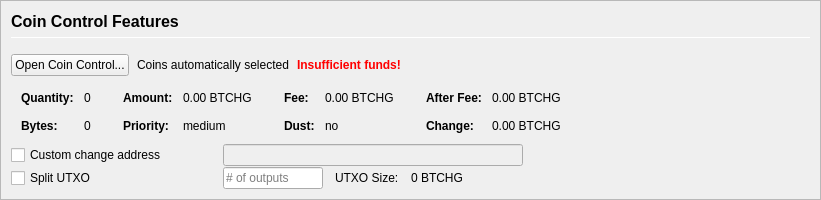
         <widget class="QFrame" name="frameCoinControl">
          <property name="sizePolicy">
           <sizepolicy hsizetype="Expanding" vsizetype="Expanding">
            <horstretch>0</horstretch>
            <verstretch>0</verstretch>
           </sizepolicy>
          </property>
          <property name="maximumSize">
           <size>
            <width>16777215</width>
            <height>16777215</height>
           </size>
          </property>
          <property name="frameShape">
           <enum>QFrame::StyledPanel</enum>
          </property>
          <property name="frameShadow">
           <enum>QFrame::Sunken</enum>
          </property>
          <layout class="QVBoxLayout" name="verticalLayoutCoinControl2">
           <property name="spacing">
            <number>0</number>
           </property>
           <property name="margin">
            <number>0</number>
           </property>
           <item>
            <widget class="QFrame" name="frameCoinControl_BG">
             <layout class="QVBoxLayout" name="verticalLayoutCoinControl" stretch="0,0,0,0,0,0">
              <property name="spacing">
               <number>1</number>
              </property>
              <property name="leftMargin">
               <number>10</number>
              </property>
              <property name="topMargin">
               <number>10</number>
              </property>
              <item>
               <layout class="QHBoxLayout" name="horizontalLayoutCoinControl1">
                <property name="bottomMargin">
                 <number>15</number>
                </property>
                <item>
                 <layout class="QVBoxLayout" name="verticalLayout_3">
                  <property name="spacing">
                   <number>6</number>
                  </property>
                  <item>
                   <widget class="QLabel" name="labelCoinControlFeatures">
                    <property name="sizePolicy">
                     <sizepolicy hsizetype="Preferred" vsizetype="Maximum">
                      <horstretch>0</horstretch>
                      <verstretch>0</verstretch>
                     </sizepolicy>
                    </property>
                    <property name="minimumSize">
                     <size>
                      <width>0</width>
                      <height>20</height>
                     </size>
                    </property>
                    <property name="font">
                     <font>
                      <pointsize>12</pointsize>
                      <weight>75</weight>
                      <bold>true</bold>
                     </font>
                    </property>
                    <property name="styleSheet">
                     <string notr="true">font-weight:bold;</string>
                    </property>
                    <property name="text">
                     <string>Coin Control Features</string>
                    </property>
                   </widget>
                  </item>
                  <item>
                   <widget class="Line" name="line">
                    <property name="minimumSize">
                     <size>
                      <width>0</width>
                      <height>1</height>
                     </size>
                    </property>
                    <property name="maximumSize">
                     <size>
                      <width>16777215</width>
                      <height>1</height>
                     </size>
                    </property>
                    <property name="orientation">
                     <enum>Qt::Horizontal</enum>
                    </property>
                   </widget>
                  </item>
                 </layout>
                </item>
               </layout>
              </item>
              <item>
               <layout class="QHBoxLayout" name="horizontalLayoutCoinControl2" stretch="0,0,0,0">
                <property name="spacing">
                 <number>8</number>
                </property>
                <property name="bottomMargin">
                 <number>10</number>
                </property>
                <item>
                 <widget class="QPushButton" name="pushButtonCoinControl">
                  <property name="styleSheet">
                   <string notr="true"/>
                  </property>
                  <property name="text">
                   <string>Open Coin Control...</string>
                  </property>
                  <property name="autoDefault">
                   <bool>false</bool>
                  </property>
                 </widget>
                </item>
                <item>
                 <widget class="QLabel" name="labelCoinControlAutomaticallySelected">
                  <property name="text">
                   <string>Coins automatically selected</string>
                  </property>
                  <property name="margin">
                   <number>5</number>
                  </property>
                 </widget>
                </item>
                <item>
                 <widget class="QLabel" name="labelCoinControlInsuffFunds">
                  <property name="font">
                   <font>
                    <weight>75</weight>
                    <bold>true</bold>
                   </font>
                  </property>
                  <property name="styleSheet">
                   <string notr="true">color:red;font-weight:bold;</string>
                  </property>
                  <property name="text">
                   <string>Insufficient funds!</string>
                  </property>
                  <property name="margin">
                   <number>5</number>
                  </property>
                 </widget>
                </item>
                <item>
                 <spacer name="horizontalSpacerCoinControl">
                  <property name="orientation">
                   <enum>Qt::Horizontal</enum>
                  </property>
                  <property name="sizeHint" stdset="0">
                   <size>
                    <width>40</width>
                    <height>1</height>
                   </size>
                  </property>
                 </spacer>
                </item>
               </layout>
              </item>
              <item>
               <widget class="QWidget" name="widgetCoinControl" native="true">
                <property name="sizePolicy">
                 <sizepolicy hsizetype="Preferred" vsizetype="Preferred">
                  <horstretch>0</horstretch>
                  <verstretch>0</verstretch>
                 </sizepolicy>
                </property>
                <property name="minimumSize">
                 <size>
                  <width>0</width>
                  <height>0</height>
                 </size>
                </property>
                <property name="styleSheet">
                 <string notr="true"/>
                </property>
                <layout class="QHBoxLayout" name="horizontalLayoutCoinControl5">
                 <property name="margin">
                  <number>0</number>
                 </property>
                 <item>
                  <layout class="QHBoxLayout" name="horizontalLayoutCoinControl3" stretch="0,0,0,1">
                   <property name="spacing">
                    <number>20</number>
                   </property>
                   <property name="topMargin">
                    <number>0</number>
                   </property>
                   <property name="bottomMargin">
                    <number>10</number>
                   </property>
                   <item>
                    <layout class="QFormLayout" name="formLayoutCoinControl1">
                     <property name="horizontalSpacing">
                      <number>10</number>
                     </property>
                     <property name="verticalSpacing">
                      <number>14</number>
                     </property>
                     <property name="leftMargin">
                      <number>10</number>
                     </property>
                     <property name="topMargin">
                      <number>4</number>
                     </property>
                     <property name="rightMargin">
                      <number>6</number>
                     </property>
                     <item row="0" column="0">
                      <widget class="QLabel" name="labelCoinControlQuantityText">
                       <property name="font">
                        <font>
                         <weight>75</weight>
                         <bold>true</bold>
                        </font>
                       </property>
                       <property name="text">
                        <string>Quantity:</string>
                       </property>
                       <property name="margin">
                        <number>0</number>
                       </property>
                      </widget>
                     </item>
                     <item row="0" column="1">
                      <widget class="QLabel" name="labelCoinControlQuantity">
                       <property name="cursor">
                        <cursorShape>IBeamCursor</cursorShape>
                       </property>
                       <property name="contextMenuPolicy">
                        <enum>Qt::ActionsContextMenu</enum>
                       </property>
                       <property name="text">
                        <string notr="true">0</string>
                       </property>
                       <property name="margin">
                        <number>0</number>
                       </property>
                       <property name="textInteractionFlags">
                        <set>Qt::LinksAccessibleByMouse|Qt::TextSelectableByKeyboard|Qt::TextSelectableByMouse</set>
                       </property>
                      </widget>
                     </item>
                     <item row="1" column="0">
                      <widget class="QLabel" name="labelCoinControlBytesText">
                       <property name="font">
                        <font>
                         <weight>75</weight>
                         <bold>true</bold>
                        </font>
                       </property>
                       <property name="text">
                        <string>Bytes:</string>
                       </property>
                      </widget>
                     </item>
                     <item row="1" column="1">
                      <widget class="QLabel" name="labelCoinControlBytes">
                       <property name="cursor">
                        <cursorShape>IBeamCursor</cursorShape>
                       </property>
                       <property name="contextMenuPolicy">
                        <enum>Qt::ActionsContextMenu</enum>
                       </property>
                       <property name="text">
                        <string notr="true">0</string>
                       </property>
                       <property name="textInteractionFlags">
                        <set>Qt::LinksAccessibleByMouse|Qt::TextSelectableByKeyboard|Qt::TextSelectableByMouse</set>
                       </property>
                      </widget>
                     </item>
                    </layout>
                   </item>
                   <item>
                    <layout class="QFormLayout" name="formLayoutCoinControl2">
                     <property name="horizontalSpacing">
                      <number>10</number>
                     </property>
                     <property name="verticalSpacing">
                      <number>14</number>
                     </property>
                     <property name="leftMargin">
                      <number>6</number>
                     </property>
                     <property name="topMargin">
                      <number>4</number>
                     </property>
                     <property name="rightMargin">
                      <number>6</number>
                     </property>
                     <item row="0" column="0">
                      <widget class="QLabel" name="labelCoinControlAmountText">
                       <property name="font">
                        <font>
                         <weight>75</weight>
                         <bold>true</bold>
                        </font>
                       </property>
                       <property name="text">
                        <string>Amount:</string>
                       </property>
                       <property name="margin">
                        <number>0</number>
                       </property>
                      </widget>
                     </item>
                     <item row="0" column="1">
                      <widget class="QLabel" name="labelCoinControlAmount">
                       <property name="cursor">
                        <cursorShape>IBeamCursor</cursorShape>
                       </property>
                       <property name="contextMenuPolicy">
                        <enum>Qt::ActionsContextMenu</enum>
                       </property>
                       <property name="text">
                        <string notr="true">0.00 BTCHG</string>
                       </property>
                       <property name="textInteractionFlags">
                        <set>Qt::LinksAccessibleByMouse|Qt::TextSelectableByKeyboard|Qt::TextSelectableByMouse</set>
                       </property>
                      </widget>
                     </item>
                     <item row="1" column="0">
                      <widget class="QLabel" name="labelCoinControlPriorityText">
                       <property name="font">
                        <font>
                         <weight>75</weight>
                         <bold>true</bold>
                        </font>
                       </property>
                       <property name="text">
                        <string>Priority:</string>
                       </property>
                      </widget>
                     </item>
                     <item row="1" column="1">
                      <widget class="QLabel" name="labelCoinControlPriority">
                       <property name="cursor">
                        <cursorShape>IBeamCursor</cursorShape>
                       </property>
                       <property name="contextMenuPolicy">
                        <enum>Qt::ActionsContextMenu</enum>
                       </property>
                       <property name="text">
                        <string>medium</string>
                       </property>
                       <property name="textInteractionFlags">
                        <set>Qt::LinksAccessibleByMouse|Qt::TextSelectableByKeyboard|Qt::TextSelectableByMouse</set>
                       </property>
                      </widget>
                     </item>
                    </layout>
                   </item>
                   <item>
                    <layout class="QFormLayout" name="formLayoutCoinControl3">
                     <property name="horizontalSpacing">
                      <number>10</number>
                     </property>
                     <property name="verticalSpacing">
                      <number>14</number>
                     </property>
                     <property name="leftMargin">
                      <number>6</number>
                     </property>
                     <property name="topMargin">
                      <number>4</number>
                     </property>
                     <property name="rightMargin">
                      <number>6</number>
                     </property>
                     <item row="0" column="0">
                      <widget class="QLabel" name="labelCoinControlFeeText">
                       <property name="font">
                        <font>
                         <weight>75</weight>
                         <bold>true</bold>
                        </font>
                       </property>
                       <property name="text">
                        <string>Fee:</string>
                       </property>
                       <property name="margin">
                        <number>0</number>
                       </property>
                      </widget>
                     </item>
                     <item row="0" column="1">
                      <widget class="QLabel" name="labelCoinControlFee">
                       <property name="cursor">
                        <cursorShape>IBeamCursor</cursorShape>
                       </property>
                       <property name="contextMenuPolicy">
                        <enum>Qt::ActionsContextMenu</enum>
                       </property>
                       <property name="text">
                        <string notr="true">0.00 BTCHG</string>
                       </property>
                       <property name="textInteractionFlags">
                        <set>Qt::LinksAccessibleByMouse|Qt::TextSelectableByKeyboard|Qt::TextSelectableByMouse</set>
                       </property>
                      </widget>
                     </item>
                     <item row="1" column="0">
                      <widget class="QLabel" name="labelCoinControlLowOutputText">
                       <property name="font">
                        <font>
                         <weight>75</weight>
                         <bold>true</bold>
                        </font>
                       </property>
                       <property name="text">
                        <string>Dust:</string>
                       </property>
                      </widget>
                     </item>
                     <item row="1" column="1">
                      <widget class="QLabel" name="labelCoinControlLowOutput">
                       <property name="cursor">
                        <cursorShape>IBeamCursor</cursorShape>
                       </property>
                       <property name="contextMenuPolicy">
                        <enum>Qt::ActionsContextMenu</enum>
                       </property>
                       <property name="text">
                        <string>no</string>
                       </property>
                       <property name="textInteractionFlags">
                        <set>Qt::LinksAccessibleByMouse|Qt::TextSelectableByKeyboard|Qt::TextSelectableByMouse</set>
                       </property>
                      </widget>
                     </item>
                    </layout>
                   </item>
                   <item>
                    <layout class="QFormLayout" name="formLayoutCoinControl4">
                     <property name="horizontalSpacing">
                      <number>10</number>
                     </property>
                     <property name="verticalSpacing">
                      <number>14</number>
                     </property>
                     <property name="leftMargin">
                      <number>6</number>
                     </property>
                     <property name="topMargin">
                      <number>4</number>
                     </property>
                     <property name="rightMargin">
                      <number>6</number>
                     </property>
                     <item row="0" column="0">
                      <widget class="QLabel" name="labelCoinControlAfterFeeText">
                       <property name="font">
                        <font>
                         <weight>75</weight>
                         <bold>true</bold>
                        </font>
                       </property>
                       <property name="text">
                        <string>After Fee:</string>
                       </property>
                       <property name="margin">
                        <number>0</number>
                       </property>
                      </widget>
                     </item>
                     <item row="0" column="1">
                      <widget class="QLabel" name="labelCoinControlAfterFee">
                       <property name="cursor">
                        <cursorShape>IBeamCursor</cursorShape>
                       </property>
                       <property name="contextMenuPolicy">
                        <enum>Qt::ActionsContextMenu</enum>
                       </property>
                       <property name="text">
                        <string notr="true">0.00 BTCHG</string>
                       </property>
                       <property name="textInteractionFlags">
                        <set>Qt::LinksAccessibleByMouse|Qt::TextSelectableByKeyboard|Qt::TextSelectableByMouse</set>
                       </property>
                      </widget>
                     </item>
                     <item row="1" column="0">
                      <widget class="QLabel" name="labelCoinControlChangeText">
                       <property name="font">
                        <font>
                         <weight>75</weight>
                         <bold>true</bold>
                        </font>
                       </property>
                       <property name="text">
                        <string>Change:</string>
                       </property>
                      </widget>
                     </item>
                     <item row="1" column="1">
                      <widget class="QLabel" name="labelCoinControlChange">
                       <property name="cursor">
                        <cursorShape>IBeamCursor</cursorShape>
                       </property>
                       <property name="contextMenuPolicy">
                        <enum>Qt::ActionsContextMenu</enum>
                       </property>
                       <property name="text">
                        <string notr="true">0.00 BTCHG</string>
                       </property>
                       <property name="textInteractionFlags">
                        <set>Qt::LinksAccessibleByMouse|Qt::TextSelectableByKeyboard|Qt::TextSelectableByMouse</set>
                       </property>
                      </widget>
                     </item>
                    </layout>
                   </item>
                  </layout>
                 </item>
                </layout>
               </widget>
              </item>
              <item>
               <layout class="QHBoxLayout" name="horizontalLayoutCoinControl4">
                <property name="spacing">
                 <number>12</number>
                </property>
                <property name="sizeConstraint">
                 <enum>QLayout::SetDefaultConstraint</enum>
                </property>
                <property name="topMargin">
                 <number>0</number>
                </property>
                <property name="rightMargin">
                 <number>0</number>
                </property>
                <item>
                 <widget class="QCheckBox" name="checkBoxCoinControlChange">
                  <property name="sizePolicy">
                   <sizepolicy hsizetype="Preferred" vsizetype="Preferred">
                    <horstretch>0</horstretch>
                    <verstretch>0</verstretch>
                   </sizepolicy>
                  </property>
                  <property name="minimumSize">
                   <size>
                    <width>200</width>
                    <height>0</height>
                   </size>
                  </property>
                  <property name="maximumSize">
                   <size>
                    <width>200</width>
                    <height>16777215</height>
                   </size>
                  </property>
                  <property name="toolTip">
                   <string>If this is activated, but the change address is empty or invalid, change will be sent to a newly generated address.</string>
                  </property>
                  <property name="text">
                   <string>Custom change address</string>
                  </property>
                 </widget>
                </item>
                <item>
                 <widget class="QValidatedLineEdit" name="lineEditCoinControlChange">
                  <property name="enabled">
                   <bool>false</bool>
                  </property>
                  <property name="sizePolicy">
                   <sizepolicy hsizetype="Preferred" vsizetype="Preferred">
                    <horstretch>0</horstretch>
                    <verstretch>0</verstretch>
                   </sizepolicy>
                  </property>
                  <property name="minimumSize">
                   <size>
                    <width>300</width>
                    <height>0</height>
                   </size>
                  </property>
                 </widget>
                </item>
                <item>
                 <widget class="QLabel" name="labelCoinControlChangeLabel">
                  <property name="sizePolicy">
                   <sizepolicy hsizetype="Preferred" vsizetype="Preferred">
                    <horstretch>0</horstretch>
                    <verstretch>0</verstretch>
                   </sizepolicy>
                  </property>
                  <property name="minimumSize">
                   <size>
                    <width>100</width>
                    <height>0</height>
                   </size>
                  </property>
                  <property name="text">
                   <string/>
                  </property>
                  <property name="margin">
                   <number>3</number>
                  </property>
                 </widget>
                </item>
               </layout>
              </item>
              <item>
               <layout class="QHBoxLayout" name="horizontalLayoutCoinControl6">
                <property name="spacing">
                 <number>12</number>
                </property>
                <property name="rightMargin">
                 <number>0</number>
                </property>
                <item>
                 <widget class="QCheckBox" name="splitBlockCheckBox">
                  <property name="sizePolicy">
                   <sizepolicy hsizetype="Preferred" vsizetype="Preferred">
                    <horstretch>0</horstretch>
                    <verstretch>0</verstretch>
                   </sizepolicy>
                  </property>
                  <property name="minimumSize">
                   <size>
                    <width>200</width>
                    <height>0</height>
                   </size>
                  </property>
                  <property name="maximumSize">
                   <size>
                    <width>200</width>
                    <height>16777215</height>
                   </size>
                  </property>
                  <property name="text">
                   <string>Split UTXO</string>
                  </property>
                 </widget>
                </item>
                <item>
                 <widget class="QLineEdit" name="splitBlockLineEdit">
                  <property name="sizePolicy">
                   <sizepolicy hsizetype="Preferred" vsizetype="Preferred">
                    <horstretch>50</horstretch>
                    <verstretch>0</verstretch>
                   </sizepolicy>
                  </property>
                  <property name="minimumSize">
                   <size>
                    <width>100</width>
                    <height>0</height>
                   </size>
                  </property>
                  <property name="maximumSize">
                   <size>
                    <width>100</width>
                    <height>16777215</height>
                   </size>
                  </property>
                  <property name="placeholderText">
                   <string># of outputs</string>
                  </property>
                 </widget>
                </item>
                <item>
                 <widget class="QLabel" name="labelBlockSizeText">
                  <property name="text">
                   <string>UTXO Size:</string>
                  </property>
                 </widget>
                </item>
                <item>
                 <widget class="QLabel" name="labelBlockSize">
                  <property name="text">
                   <string>0 BTCHG</string>
                  </property>
                 </widget>
                </item>
                <item>
                 <spacer name="horizontalSpacer_7">
                  <property name="orientation">
                   <enum>Qt::Horizontal</enum>
                  </property>
                  <property name="sizeHint" stdset="0">
                   <size>
                    <width>40</width>
                    <height>20</height>
                   </size>
                  </property>
                 </spacer>
                </item>
               </layout>
              </item>
              <item>
               <spacer name="verticalSpacerCoinControl">
                <property name="orientation">
                 <enum>Qt::Vertical</enum>
                </property>
                <property name="sizeHint" stdset="0">
                 <size>
                  <width>800</width>
                  <height>1</height>
                 </size>
                </property>
               </spacer>
              </item>
             </layout>
            </widget>
           </item>
          </layout>
         </widget>
